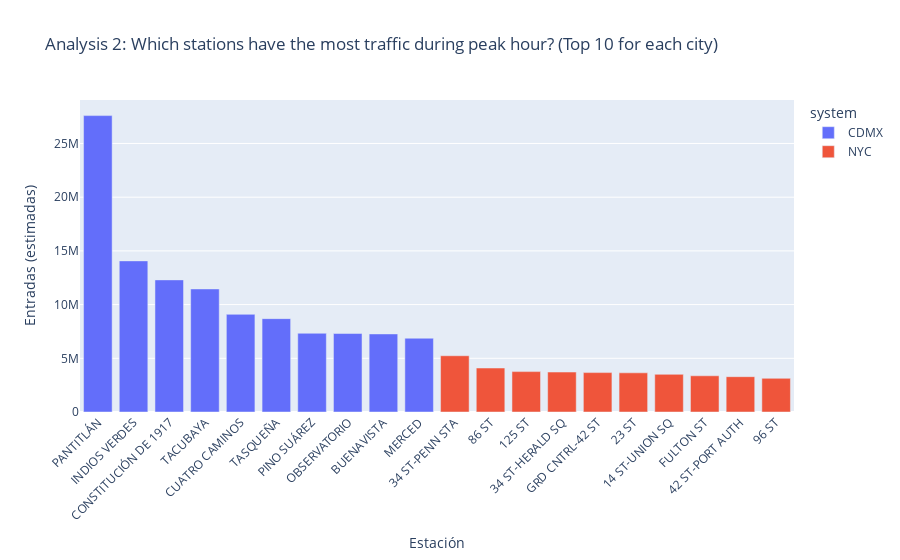

Write notebook code for a chart like this one.
### Code cell
# --- CDMX: Top estaciones por hora pico total ---
agg_cdmx_wide = agg_cdmx.pivot_table(index="estacion", values=["peak_morning", "peak_evening"], aggfunc="sum")
agg_cdmx_wide["total_peak"] = agg_cdmx_wide["peak_morning"] + agg_cdmx_wide["peak_evening"]

# Renombrar 'estacion' a 'Station' para unir luego
agg_cdmx_wide = agg_cdmx_wide.reset_index().rename(columns={"estacion": "Station"})

# Top 10 estaciones
top_cdmx = agg_cdmx_wide.sort_values("total_peak", ascending=False).head(10)
top_cdmx["system"] = "CDMX"

# --- Unir ambos ---
top_combined = pd.concat([
    top_cdmx[["Station", "total_peak", "system"]],
    top_nyc[["Station", "total_peak", "system"]]
])

# --- Gráfico de barras ---
fig2 = px.bar(
    top_combined,
    x="Station",
    y="total_peak",
    color="system",
    title="Analysis 2: Which stations have the most traffic during peak hour? (Top 10 for each city)",
    labels={"total_peak": "Total de entradas en horas pico"},
)

fig2.update_layout(
    xaxis_title="Estación",
    yaxis_title="Entradas (estimadas)",
    xaxis_tickangle=-45
)

fig2.show()

### Figure 1 — Plotly figure (JSON) as saved in the notebook; plotly's stock layout.template omitted (floating-point values rounded to 4 significant figures)
{"data": [{"alignmentgroup": "True", "hovertemplate": "system=CDMX<br>Station=%{x}<br>Total de entradas en horas pico=%{y}<extra></extra>", "legendgroup": "CDMX", "marker": {"color": "#636efa", "pattern": {"shape": ""}}, "name": "CDMX", "offsetgroup": "CDMX", "orientation": "v", "showlegend": true, "textposition": "auto", "type": "bar", "x": ["PANTITLÁN", "INDIOS VERDES", "CONSTITUCIÓN DE 1917", "TACUBAYA", "CUATRO CAMINOS", "TASQUEÑA", "PINO SUÁREZ", "OBSERVATORIO", "BUENAVISTA", "MERCED"], "xaxis": "x", "y": [27595956, 14070000.0, 12300000.0, 11456700, 9094000.0, 8692000.0, 7330000.0, 7307000.0, 7268646, 6870000.0], "yaxis": "y"}, {"alignmentgroup": "True", "hovertemplate": "system=NYC<br>Station=%{x}<br>Total de entradas en horas pico=%{y}<extra></extra>", "legendgroup": "NYC", "marker": {"color": "#EF553B", "pattern": {"shape": ""}}, "name": "NYC", "offsetgroup": "NYC", "orientation": "v", "showlegend": true, "textposition": "auto", "type": "bar", "x": ["34 ST-PENN STA", "86 ST", "125 ST", "34 ST-HERALD SQ", "GRD CNTRL-42 ST", "23 ST", "14 ST-UNION SQ", "FULTON ST", "42 ST-PORT AUTH", "96 ST"], "xaxis": "x", "y": [5235718, 4093615, 3760089, 3719706, 3668300, 3647905, 3506218, 3371052, 3288284, 3133699], "yaxis": "y"}], "layout": {"autosize": true, "barmode": "relative", "legend": {"title": {"text": "system"}, "tracegroupgap": 0}, "title": {"text": "Analysis 2: Which stations have the most traffic during peak hour? (Top 10 for each city)"}, "xaxis": {"anchor": "y", "autorange": true, "domain": [0, 1], "range": [-0.5, 19.5], "tickangle": -45, "title": {"text": "Estación"}, "type": "category"}, "yaxis": {"anchor": "x", "autorange": true, "domain": [0, 1], "range": [0, 29050000.0], "title": {"text": "Entradas (estimadas)"}, "type": "linear"}}}
